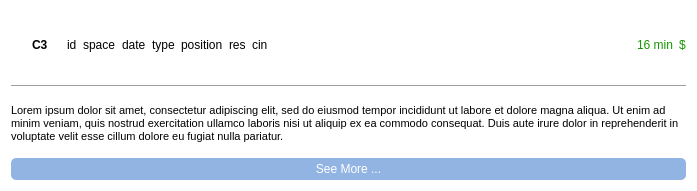
<?xml version="1.0" encoding="UTF-8"?>
<ui version="4.0">
 <class>Card</class>
 <widget class="QWidget" name="Card">
  <property name="geometry">
   <rect>
    <x>0</x>
    <y>0</y>
    <width>697</width>
    <height>191</height>
   </rect>
  </property>
  <property name="maximumSize">
   <size>
    <width>16777215</width>
    <height>191</height>
   </size>
  </property>
  <property name="windowTitle">
   <string>Form</string>
  </property>
  <property name="styleSheet">
   <string notr="true">#Card{
float:top;
background-color:white;
}
#Card:hover
{
	background-color:#EBEBEB;
}</string>
  </property>
  <layout class="QVBoxLayout" name="verticalLayout">
   <item>
    <layout class="QHBoxLayout" name="horizontalLayout" stretch="0,0,0,0,0,0,0,0,0,0,0,0,0,0">
     <item>
      <widget class="QLabel" name="image">
       <property name="maximumSize">
        <size>
         <width>64</width>
         <height>64</height>
        </size>
       </property>
       <property name="styleSheet">
        <string notr="true">border-radius:10px;</string>
       </property>
       <property name="text">
        <string/>
       </property>
       <property name="pixmap">
        <pixmap resource="icons.qrc">:/brainstorm.png</pixmap>
       </property>
       <property name="scaledContents">
        <bool>true</bool>
       </property>
      </widget>
     </item>
     <item>
      <spacer name="horizontalSpacer_2">
       <property name="orientation">
        <enum>Qt::Horizontal</enum>
       </property>
       <property name="sizeType">
        <enum>QSizePolicy::Minimum</enum>
       </property>
       <property name="sizeHint" stdset="0">
        <size>
         <width>8</width>
         <height>20</height>
        </size>
       </property>
      </spacer>
     </item>
     <item>
      <widget class="QLabel" name="name">
       <property name="font">
        <font>
         <pointsize>9</pointsize>
         <weight>75</weight>
         <bold>true</bold>
        </font>
       </property>
       <property name="styleSheet">
        <string notr="true">font-weight:bold;</string>
       </property>
       <property name="text">
        <string>C3</string>
       </property>
      </widget>
     </item>
     <item>
      <widget class="QLabel" name="label">
       <property name="text">
        <string/>
       </property>
       <property name="pixmap">
        <pixmap resource="res.qrc">:/img/img/stars.png</pixmap>
       </property>
      </widget>
     </item>
     <item>
      <widget class="QLabel" name="id_office">
       <property name="enabled">
        <bool>true</bool>
       </property>
       <property name="text">
        <string>id</string>
       </property>
      </widget>
     </item>
     <item>
      <widget class="QLabel" name="space_office">
       <property name="text">
        <string>space</string>
       </property>
      </widget>
     </item>
     <item>
      <widget class="QLabel" name="date">
       <property name="text">
        <string>date</string>
       </property>
      </widget>
     </item>
     <item>
      <widget class="QLabel" name="type">
       <property name="text">
        <string>type</string>
       </property>
      </widget>
     </item>
     <item>
      <widget class="QLabel" name="position">
       <property name="text">
        <string>position</string>
       </property>
      </widget>
     </item>
     <item>
      <widget class="QLabel" name="id_reservation">
       <property name="text">
        <string>res</string>
       </property>
      </widget>
     </item>
     <item>
      <widget class="QLabel" name="cin_client">
       <property name="text">
        <string>cin</string>
       </property>
      </widget>
     </item>
     <item>
      <spacer name="horizontalSpacer">
       <property name="orientation">
        <enum>Qt::Horizontal</enum>
       </property>
       <property name="sizeHint" stdset="0">
        <size>
         <width>40</width>
         <height>20</height>
        </size>
       </property>
      </spacer>
     </item>
     <item>
      <widget class="QLabel" name="officePrice">
       <property name="maximumSize">
        <size>
         <width>128</width>
         <height>16777215</height>
        </size>
       </property>
       <property name="styleSheet">
        <string notr="true">color:#159800</string>
       </property>
       <property name="text">
        <string>16 min</string>
       </property>
       <property name="alignment">
        <set>Qt::AlignRight|Qt::AlignTrailing|Qt::AlignVCenter</set>
       </property>
      </widget>
     </item>
     <item>
      <widget class="QLabel" name="label_2">
       <property name="styleSheet">
        <string notr="true">color:#159800;</string>
       </property>
       <property name="text">
        <string>$</string>
       </property>
      </widget>
     </item>
    </layout>
   </item>
   <item>
    <layout class="QVBoxLayout" name="verticalLayout_2">
     <item>
      <widget class="Line" name="line">
       <property name="orientation">
        <enum>Qt::Horizontal</enum>
       </property>
      </widget>
     </item>
     <item>
      <widget class="QLabel" name="description">
       <property name="font">
        <font>
         <pointsize>8</pointsize>
         <weight>50</weight>
         <bold>false</bold>
        </font>
       </property>
       <property name="text">
        <string>Lorem ipsum dolor sit amet, consectetur adipiscing elit, sed do eiusmod tempor incididunt ut labore et dolore magna aliqua. Ut enim ad minim veniam, quis nostrud exercitation ullamco laboris nisi ut aliquip ex ea commodo consequat. Duis aute irure dolor in reprehenderit in voluptate velit esse cillum dolore eu fugiat nulla pariatur.</string>
       </property>
       <property name="wordWrap">
        <bool>true</bool>
       </property>
      </widget>
     </item>
    </layout>
   </item>
   <item>
    <layout class="QHBoxLayout" name="horizontalLayout_3">
     <item>
      <widget class="QPushButton" name="seeMoreBtn">
       <property name="styleSheet">
        <string notr="true">#seeMoreBtn{
border-radius: 5px;
background-color:#92B4E2;
color:white;
height:22px;
}
#seeMoreBtn:hover
{
	background-color:#017EFB
}</string>
       </property>
       <property name="text">
        <string>See More ...</string>
       </property>
      </widget>
     </item>
    </layout>
   </item>
  </layout>
 </widget>
 <resources>
  <include location="icons.qrc"/>
  <include location="res.qrc"/>
 </resources>
 <connections/>
</ui>
